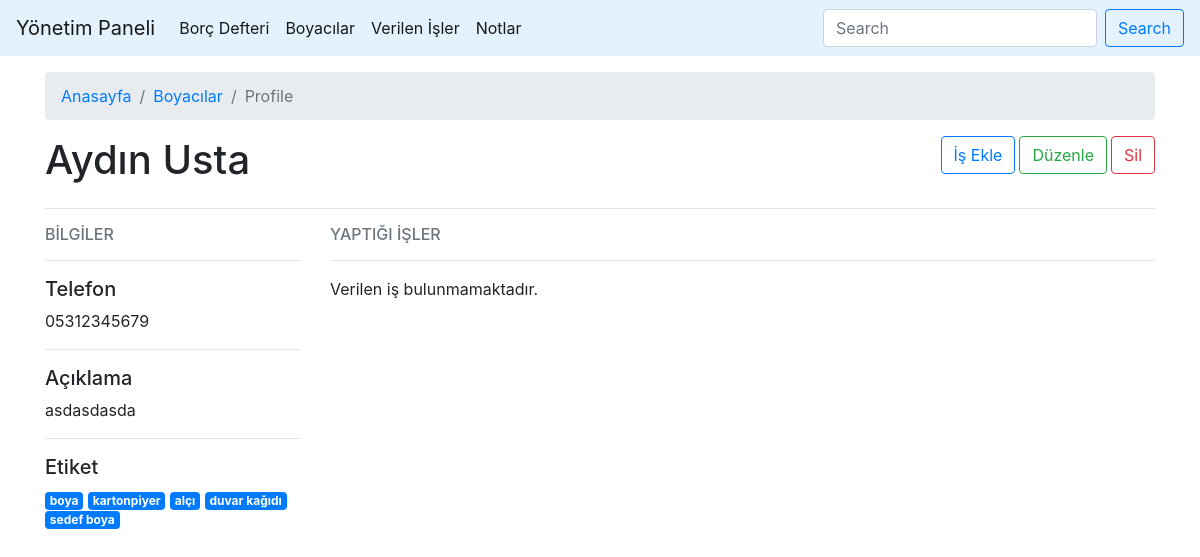
/boyaci/8/detay, run on an earlier commit of the app's database.
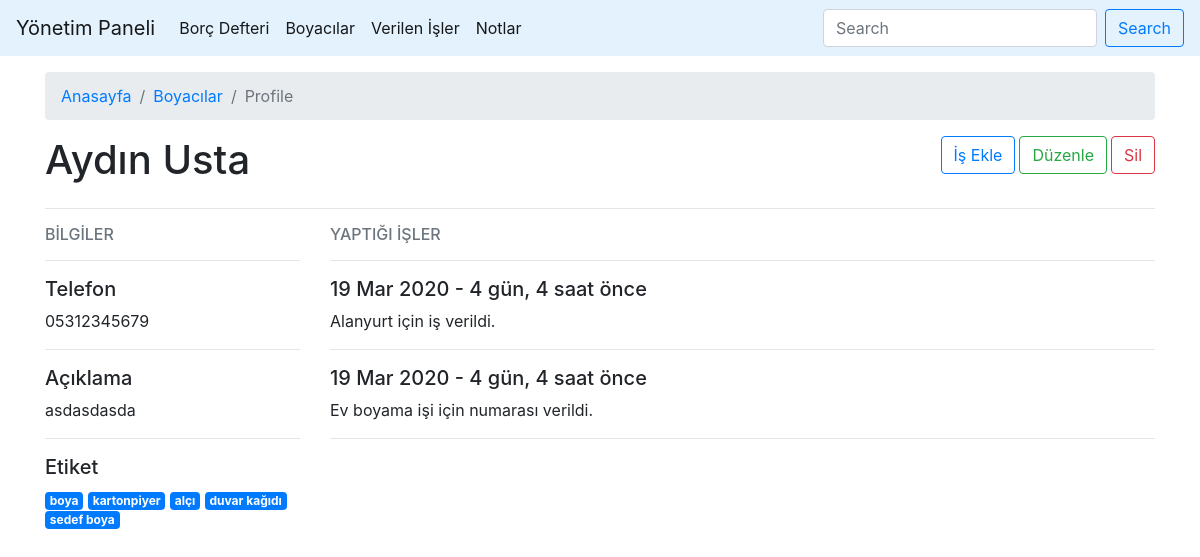
And on a later commit of the database.
### boya/models.py (models this page shows, shortened)
class Etiket(models.Model):
    etiket_adi = models.CharField(max_length=100)
    class Meta:
        verbose_name = "Etiket"
        verbose_name_plural = "Etiketler"
    def __str__(self):
        return self.etiket_adi

class VerilenIs(models.Model):
    is_alan_boyaci = models.ForeignKey(Boyaci, on_delete=models.CASCADE,
                                        related_name="verilen_isler", verbose_name="Boyacı")
    is_tarihi = models.DateTimeField(auto_now_add=True, verbose_name="İş Alma Tarihi")
    is_aciklama = models.TextField(verbose_name="Açıklama")
    class Meta:
        verbose_name = "Verilen İş"
        verbose_name_plural = "Verilen İşler"

### boya/views.py (the view)
# urls.py: path('boyaci/<id>/detay', views.boyaci_ayrinti, name="boyaci_ayrinti"),
def boyaci_ayrinti(request, id):
    boyaci = Boyaci.objects.get(id=id)
    return render(request, 'boyaci_ayrinti.html', {'boyaci': boyaci})

### templates/boyaci_ayrinti.html (shortened to what this page needs)
{% extends 'base.html' %}
{% block content %}
<div class="container mt-3">
    <nav aria-label="breadcrumb">
        <ol class="breadcrumb">
          <li class="breadcrumb-item"><a href="/">Anasayfa</a></li>
          <li class="breadcrumb-item"><a href="{% url 'boyacilar' %}">Boyacılar</a></li>
          <li class="breadcrumb-item active" aria-current="page">Profile</li>
        </ol>
      </nav>
    <div class="row">
    <div class="col-6">
        <h1>{{ boyaci.isim|title }}</h1>
    </div>
    <div class="col-6">
        <button type="button" class="btn btn-outline-danger float-right ml-1" data-toggle="modal" data-target="#exampleModal">Sil</button>
        <a href="{% url 'boyaci_duzenle' boyaci.id %}">
            <button type="button" class="btn btn-outline-success float-right ml-1">Düzenle</button>
        </a>
        <a href="{% url 'is_ekle' %}">
            <button type="button" class="btn btn-outline-primary float-right ml-1">İş Ekle</button>
        </a>
    </div>
    </div>
    <hr>
    <div class="row">
        <div id="name" class="col-xl-3 col-sm-12 mb-5">
            <h6 class="text-muted">BİLGİLER</h6>
            <hr>
            <h5>Telefon</h5>
            <p>{{ boyaci.telefon_no }}</p>
            <hr>
            <h5>Açıklama</h5>
            <p>{{ boyaci.aciklama }}</p>
            <hr>
            <h5>Etiket</h5>
            <p>
                {% for etiket in boyaci.boyaci_etiket.all %}
                    <a href="{% url 'etiket' etiket.id %}" class="badge badge-primary">{{ etiket }}</a>
                {% endfor %}
            </p>
        </div>
        <div id="isler" class="col-xl-9 col-sm-12">
        <h6 class="text-muted">YAPTIĞI İŞLER</h6>
        <hr>
        {% if boyaci.verilen_isler.all %}
        {% for is in boyaci.verilen_isler.all  reversed%}
            <h5>{{is.is_tarihi|date:"d M Y"}} - {{is.is_tarihi|timesince}} önce</h5>
            <p>{{is.is_aciklama}}</p>
            <hr>
        {% endfor %}
        {% else %}
        <p>Verilen iş bulunmamaktadır.</p>
        {% endif %}
        </div>
    </div>
</div>
{% endblock content %}

What changed in the data, as far as the page shows it:
added VerilenIs: is_tarihi "19 Mar 2020", is_tarihi "4 gün, 4 saat", is_aciklama "Alanyurt için iş verildi."
added VerilenIs: is_tarihi "19 Mar 2020", is_tarihi "4 gün, 4 saat", is_aciklama "Ev boyama işi için numarası verildi."
Also different on the page:
text no longer shown: "Verilen iş bulunmamaktadır."
